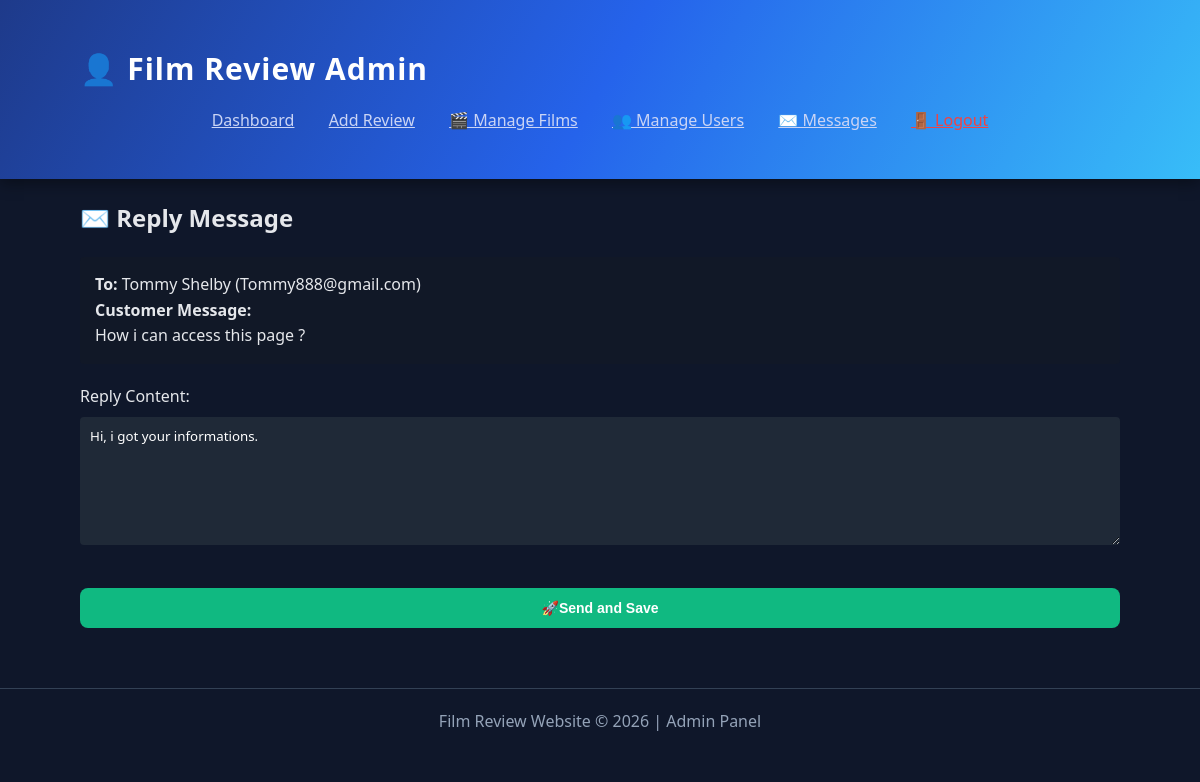
The app's page /admin/replycontact.php?id=17 (signed in) with its own data.
### tables this page shows
CREATE TABLE
  `contact` (
    `id` int (11) NOT NULL,
    `name` varchar(255) DEFAULT NULL,
    `email` varchar(255) DEFAULT NULL,
    `message` text DEFAULT NULL,
    `reply` text DEFAULT NULL
  );

### admin/replycontact.php (called while the page is built, shortened)
<?php
include '../includes/DatabaseConnection.php';
include '../includes/DatabaseFunctions.php';
if ($_SERVER['REQUEST_METHOD'] === 'POST') {
    $id = $_POST['id'];
    $reply_text = $_POST['reply'];
    $user_email = $_POST['user_email'];
    $user_name = $_POST['user_name'];
    try {
        updateContactReply($pdo, $id, $reply_text);
        $to = $user_email;
        $subject = "Reply from Admin - Film Review Website";
        $body = "Hello $user_name,\n\nHere is the response to your message:\n\n$reply_text\n\nBest regards,\nAdmin Team";
        $headers = "From: admin@filmreview.com";
        @mail($to, $subject, $body, $headers);
        header('Location: contacts.php');
        exit();
    } catch (PDOException $e) {
        $title = 'Database error';
        $output = $e->getMessage();
    }
} else {
    $msg = getContactById($pdo, $_GET['id']);
?>
<?php
    include '../admin/admin_templated/admin_replycontact.html.php';
}
include '../admin/admin_templated/admin_layout.html.php';
?>

### includes/DatabaseFunctions.php (called while the page is built, shortened)
<?php
function getContactById($pdo, $id)
{
    $sql = 'SELECT * FROM contact WHERE id = :id';
    $stmt = $pdo->prepare($sql);
    $stmt->execute([':id' => $id]);
    return $stmt->fetch();
}

### admin/admin_templated/admin_replycontact.html.php (the view, shortened to what this page needs)
<h2>✉️ Reply Message</h2>
<form action="replycontact.php" method="post">
    <div style="background: #111827; padding: 15px; border-radius: 4px; margin-bottom: 20px;">
        <p><strong>To:</strong> <?= htmlspecialchars($msg['name']) ?> (<?= htmlspecialchars($msg['email']) ?>)</p>
        <p><strong>Customer Message:</strong><br><?= nl2br(htmlspecialchars($msg['message'])) ?></p>
    </div>
    <label for="reply">Reply Content:</label>
    <textarea name="reply" rows="6" required style="width: 100%; padding: 10px; margin-bottom: 15px; border-radius: 4px; border: none; font-family: inherit;"><?= htmlspecialchars($msg['reply'] ?? '') ?></textarea>
    <input type="submit" value="🚀Send and Save" class="btn-edit" style="width: 100%; padding: 12px; background: #10b981;">
</form>

### admin/style.css (style rules this page uses)
* { margin: 0; padding: 0; box-sizing: border-box; }
body { font-family: "Segoe UI", Arial, sans-serif; background: #0f172a; color: #e5e7eb; line-height: 1.6; }
button, input[type="submit"] { background: linear-gradient(135deg, #6366f1, #22c55e); border: none; padding: 8px 14px; color: white; border-radius: 8px; cursor: pointer; font-size: 14px; transition: 0.3s; margin-top: 20px; }
form { margin-top: 15px; }
textarea, select, input[type="text"] { width: 100%; padding: 10px; margin-top: 8px; margin-bottom: 15px; border-radius: 8px; border: none; background: #1f2937; color: white; }
h2 { margin-bottom: 20px; }
.btn-edit, .btn-delete { padding: 8px 16px; border-radius: 6px; font-size: 14px; font-weight: 600; cursor: pointer; text-decoration: none; color: white; border: none; }
.btn-edit { background: #3b82f6; }

### records on screen
contact: name "Tommy Shelby", email "Tommy888@gmail.com", message "How i can access this page ?", reply "Hi, i got your informations."
